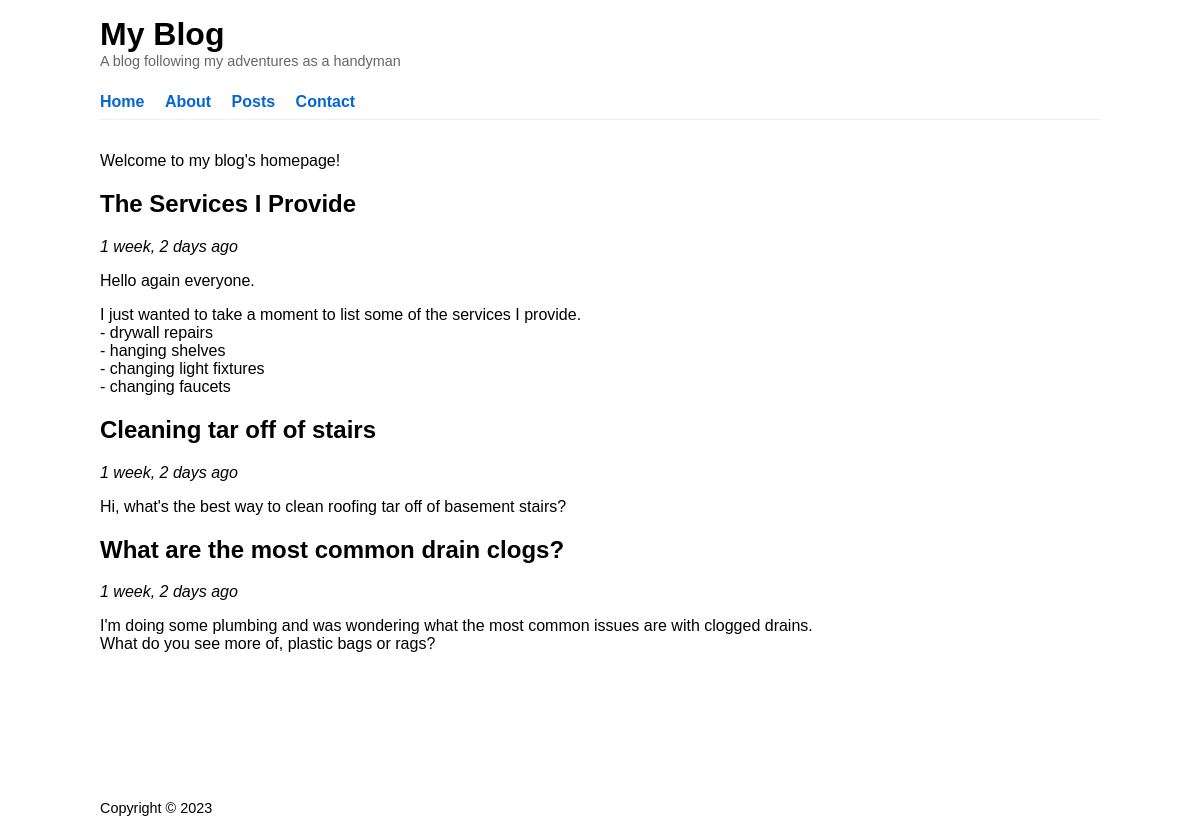
The page / on the database its author committed.
### blog/models.py (models this page shows, shortened)
class Post(models.Model):
    DRAFT = 'draft'
    PUBLISHED = 'published'
    STATUS_CHOICES = [
        (DRAFT, 'Draft'),
        (PUBLISHED, 'Published'),
    ]
    objects = PostQuerySet.as_manager()
    title = models.CharField(
        max_length=255,
        null=False,
    )
    slug = models.SlugField(
        null=False,
        help_text='The date & time this article was published',
        unique_for_date='published',  # Slug is unique for publication date
    )
    author = models.ForeignKey(
        settings.AUTH_USER_MODEL,  # The Django auth user model
        on_delete=models.PROTECT,  # Prevents posts from being deleted
        related_name='blog_posts',
        null=False,
    )
    content = models.TextField()
    status = models.CharField(
        max_length=10,
        choices=STATUS_CHOICES,
        default=DRAFT,
        help_text='Set to "published" to make this post publicly visible.',
        null=False,
    )
    published = models.DateTimeField(
        null=True,
        blank=True,
        help_text="The date & time this article was published",
    )
    created = models.DateTimeField(auto_now_add=True)  # Sets on create.
    updated = models.DateTimeField(auto_now=True)  # Updated on each save.
    topics = models.ManyToManyField(
        Topic,
        related_name='blog_posts'
    )
    comment = models.OneToOneField(
        'Comment',
        related_name='comments',
        on_delete=models.CASCADE,
        null=True,
        blank=True,
    )
    class Meta:
        ordering = ['-created']

### blog/views.py (the view)
# urls.py: 2. Add a URL to urlpatterns:  path('', views.home, name='home')
def home(request):
    latest_posts = models.Post.objects.published().order_by('-published')[:3]
    context = {'latest_posts': latest_posts}
    return render(request, 'blog/home.html', context)

### blog/models.py (called while the page is built)
    def published(self):
        return self.filter(status=self.model.PUBLISHED)

### blog/templates/blog/home.html (shortened to what this page needs)
<!DOCTYPE html>
<html lang="en">
<head>
</head>
<body>
{% extends "blog/base.html" %}
{% block main %}
<p>Welcome to my blog's homepage!</p>
<section class="latest-article-preview">
    {% for post in latest_posts %}
    <article>
        <h2>{{ post.title }}</h2>
        <em>{{ post.published|timesince }} ago</em>
        {{ post.content|linebreaks }}
    </article>
    {% endfor %}
</section>
{% endblock %}

### blog/templates/blog/base.html (shortened to what this page needs)
{% load static %} <link rel="stylesheet" href="{% static 'blog/base.css' %}">
<!DOCTYPE html>
<html lang="en">
<head>
</head>
<body>
    <header id="site-header">
        <h1>My Blog</h1>
        <p>A blog following my adventures as a handyman</p>
    </header>
    <nav id="top-nav">
        <ul>
            <li><a href="#">Home</a></li>
            <li><a href="#">About</a></li>
            <li><a href="#">Posts</a></li>
            <li><a href="#">Contact</a></li>
        </ul>
    </nav>
    <main id="main-content">
    {% block main %}{% endblock %}
    </main>
    <footer id="site-footer">
        Copyright &copy; {% now 'Y' %}
    </footer>
</body>
</html>

### blog/static/blog/base.css (style rules this page uses)
html { height: 100%; }
body { display: grid; font-family: Arial, Helvetica, sans-serif; grid-template-rows: auto auto 1fr auto; margin: 0 auto; max-width: 1000px; min-height: 100%; padding: 1rem; }
a { color: #0366d6; text-decoration: none; }
#site-header h1 { padding: 0; margin: 0; }
#site-header p { font-size: 0.9rem; color: #666; padding: 0; margin: 0; }
#top-nav { padding: 0.5rem 0; border-bottom: 1px solid #eee; }
#top-nav ul { margin: 0; padding: 0; }
#top-nav li { margin-top: 1rem; list-style-type: none; display: inline-block; padding-right: 1rem; }
#top-nav a { text-decoration: none; font-weight: bold; }
#main-content { margin-top: 1rem; margin-bottom: 2rem; }
#site-footer { font-size: 0.9rem }

### rows shown on the page
Post: title "The Services I Provide", published "1 week, 2 days", content "Hello again everyone. I just wanted to take a moment to list some of the services I provide. - drywall repairs - hanging shelves - changing light fixtures - changing faucets"
Post: title "Cleaning tar off of stairs", published "1 week, 2 days", content "Hi, what's the best way to clean roofing tar off of basement stairs?"
Post: title "What are the most common drain clogs?", published "1 week, 2 days", content "I'm doing some plumbing and was wondering what the most common issues are with clogged drains. What do you see more of, plastic bags or rags?"
